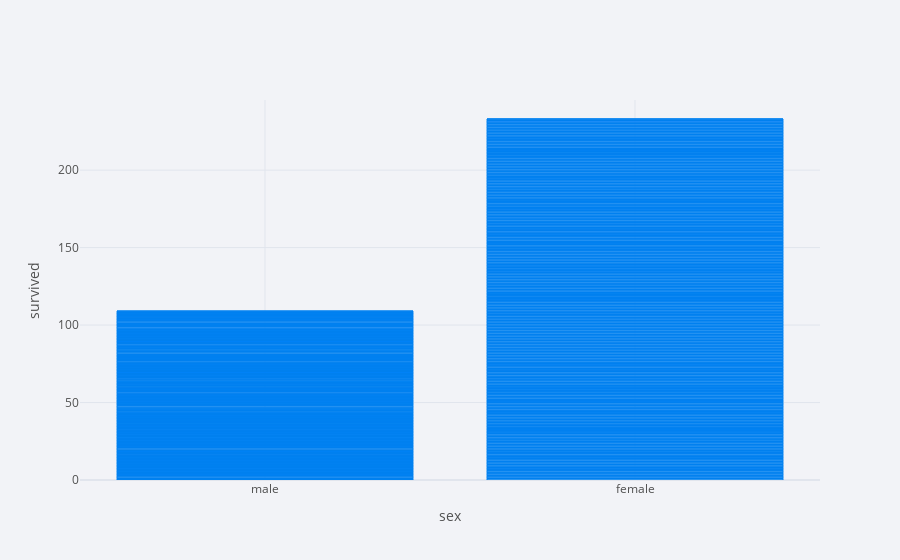

Notebook source saved alongside this figure:
### Code cell
titanic.iplot(kind = 'bar', x = 'sex', y='survived', xTitle = 'sex', yTitle = 'survived')

### Figure 1 — Plotly figure (JSON) as saved in the notebook; plotly's stock layout.template omitted (floating-point values rounded to 4 significant figures; data arrays with more than 128 entries replaced by an {"elided": "..."} marker saying what was removed)
{"data": [{"marker": {"color": "rgba(0, 128, 240, 0.6)", "line": {"color": "rgba(0, 128, 240, 1.0)", "width": 1}}, "name": "survived", "orientation": "v", "text": "", "type": "bar", "x": {"elided": "891 str values"}, "y": {"elided": "891 int values"}}], "layout": {"legend": {"bgcolor": "#F2F3F7", "font": {"color": "#505050"}}, "paper_bgcolor": "#F2F3F7", "plot_bgcolor": "#F2F3F7", "title": {"font": {"color": "#484848"}}, "xaxis": {"gridcolor": "#E1E5ED", "showgrid": true, "tickfont": {"color": "#505050"}, "title": {"font": {"color": "#505050"}, "text": "sex"}, "zerolinecolor": "#E1E5ED"}, "yaxis": {"gridcolor": "#E1E5ED", "showgrid": true, "tickfont": {"color": "#505050"}, "title": {"font": {"color": "#505050"}, "text": "survived"}, "zerolinecolor": "#E1E5ED"}}}
